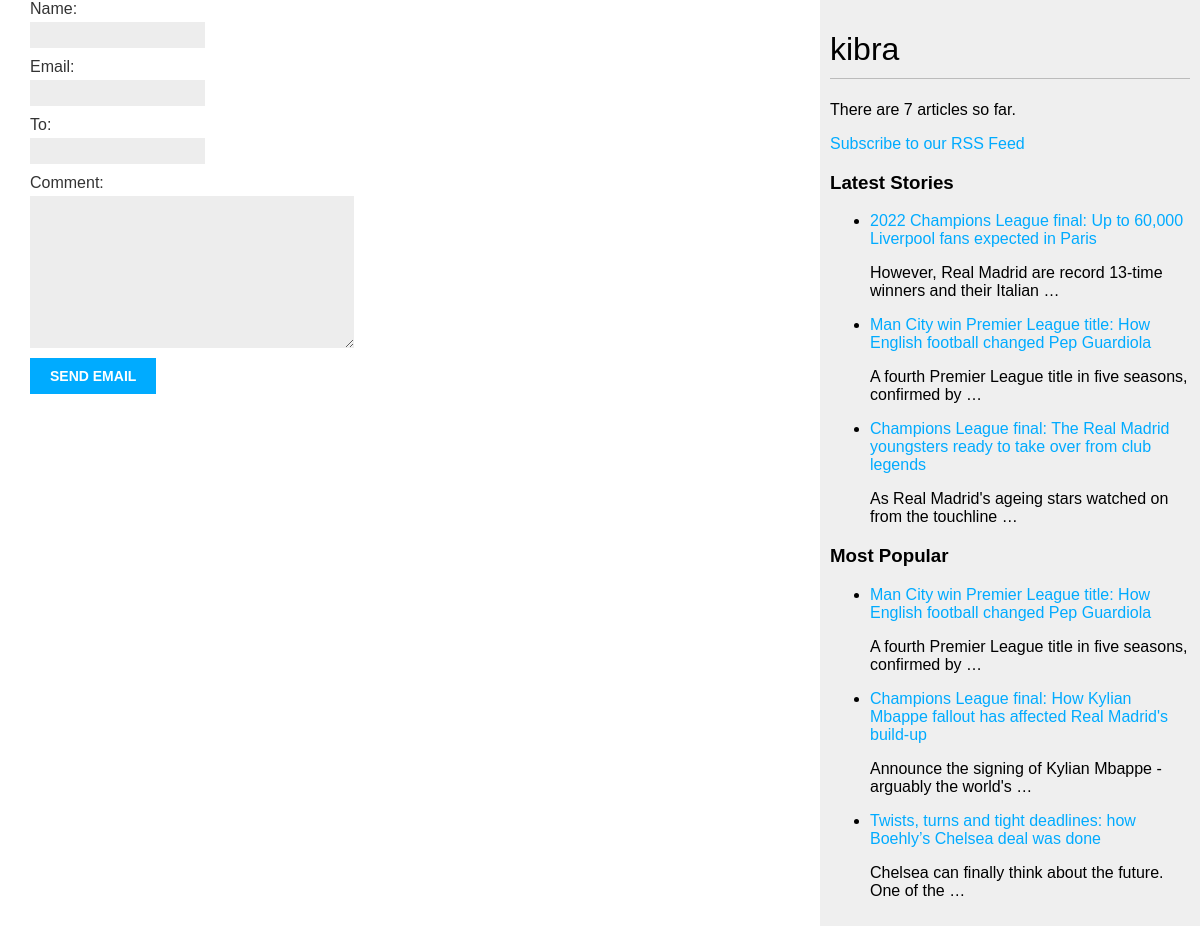
Screenshot of /blog/1/share.html with the database file from the repository.
### blog/models.py (models this page shows, shortened)
class Post(models.Model):
    STATUS_CHOICES = (
        ('draft', 'Draft'),
        ('published', 'Published')
    )
    status = models.CharField(max_length=10, choices=STATUS_CHOICES, default='draft')
    title = models.CharField(max_length=250, blank=True, null=True)
    slug = models.SlugField(max_length=250, unique_for_date='publish')
    body = models.TextField()
    publish = models.DateTimeField(default=timezone.now)
    created = models.DateTimeField(auto_now_add=True)
    updated = models.DateTimeField(auto_now=True)
    author = models.ForeignKey(User, on_delete=models.CASCADE, related_name='blog_posts')
    tags = TaggableManager()
    class Meta:
        ordering = ('-publish',)
    objects = models.Manager()
    published = PublishedManager()
    def get_absolute_url(self):
        return reverse('blog:post_detail', args=[self.publish.year, self.publish.month, self.publish.day,self.slug])

### blog/views.py (the view)
# urls.py: path('<int:post_id>/share.html', views.post_share, name='post_share'),
def post_share(request, post_id):
    post = get_object_or_404(Post, id=post_id, status='published')
    sent = False
    if request.method ==  'POST':
        form = EmailPostForm(request.POST)
        sent = False
        if form.is_valid():
            cd = form.cleaned_data
            post_url = request.build_absolute_uri(post.get_absolute_url())
            subject = f'{cd["name"]} recommends you read ' \
                      f'{post.title}'
            message = f'Read {post.title} at {post_url} \n\n' \
                      f'{cd["name"]}\'s comments: {cd["comment"]}'
            send_mail(subject, message, 'kai.moses17@gmail.com', [cd["to"]])
            sent = True
    else:
        form = EmailPostForm()
    context = {'post':post, 'form':form,'sent':sent}
    return render(request, 'blog/post/share.html', context)

### blog/forms.py
class EmailPostForm(forms.Form):
    name = forms.CharField(max_length=200)
    email = forms.EmailField()
    to = forms.EmailField()
    comment = forms.CharField(required=False, widget=forms.Textarea)

### blog/models.py (called while the page is built)
    def get_queryset(self):
        return super(PublishedManager,
                     self).get_queryset()\
                          .filter(status='published')

### blog/templatetags/blog_tags.py (called while the page is built)
@register.simple_tag(name='total_articles')
def total_posts():
    return Post.published.count()

@register.inclusion_tag('blog/post/latest_posts.html')
def show_latest_posts(count=5):
    latest_posts = Post.published.order_by('-publish')[:count]
    return {'latest_posts':latest_posts}

@register.simple_tag()
def get_most_commented_posts(count=5):
    return Post.published.annotate(
        total_comments = Count('comments')
    ).order_by('-total_comments')[:count]

### blog/templates/blog/post/share.html (shortened to what this page needs)
{% extends 'blog/base.html' %} {%block title %} post.title {% endblock %}
{%block content %} {% if sent %}
<h1>Email was sent successfully</h1>
<p>
  <span style="color: green"> {{post.title}}</span>:&mdash; was successfully
  sent to {{form.cleaned_data.to}}
</p>
<p />
{% else %}
<form method="POST">
  {% comment %} {{form.as_P}} {% endcomment %} {% for field in form %}
  <div>{{field.errors}} {{field.label_tag}} {{field}}</div>
  {% endfor %} {% csrf_token %}
  <input type="submit" value="send email" />
</form>
{% endif %} {% endblock %}

### blog/templates/blog/base.html (shortened to what this page needs)
{% load blog_tags %} {% load static %}
<!DOCTYPE html>
<html lang="en">
  <head>
    <link rel="stylesheet" href="{% static 'css/blog.css' %}" />
  </head>
  <body>
    <div id="content">{% block content %} {% endblock %}</div>
    <div id="sidebar">
      <h1>kibra</h1>
      <p>There are {% total_articles %} articles so far.</p>
      <p><a href="{% url 'blog:post_feed' %}">Subscribe to our RSS Feed</a></p>
      <h3>Latest Stories</h3>
      {% show_latest_posts 3 %}
      <h3>Most Popular</h3>
      {% get_most_commented_posts 3 as commented_posts %}
      <ul>
        {% for post in commented_posts %}
        <li>
          <a href="{{post.get_absolute_url}}">{{post.title}}</a>
          <p>{{post.body|truncatewords:10|linebreaks}}</p>
        </li>
        {% endfor %}
      </ul>
    </div>
  </body>
</html>

### blog/templates/blog/post/latest_posts.html
<ul>
  {% for post in latest_posts %}
  <li>
    <a href="{{post.get_absolute_url}}"> {{post.title}} </a>
    <p>{{post.body|truncatewords:10|linebreaks}}</p>
  </li>
  {% endfor %}
</ul>

### blog/static/css/blog.css (style rules this page uses)
body { margin: 0; padding: 0; font-family: helvetica, sans-serif; }
a { color: #00abff; text-decoration: none; }
h1 { font-weight: normal; border-bottom: 1px solid #bbb; padding: 0 0 10px 0; }
#content { float: left; width: 60%; padding: 0 0 0 30px; }
#sidebar { float: right; width: 30%; padding: 10px; background: #efefef; height: 100%; }
label { float: left; clear: both; color: #333; margin-bottom: 4px; }
input, textarea { clear: both; float: left; margin: 0 0 10px; background: #ededed; border: 0; padding: 6px 10px; font-size: 12px; }
input[type='submit'] { font-weight: bold; background: #00abff; color: #fff; padding: 10px 20px; font-size: 14px; text-transform: uppercase; cursor: pointer; }

### rows the page displays
Post: title "2022 Champions League final: Up to 60,000 Liverpool fans expected in Paris", body "However, Real Madrid are record 13-time winners and their Italian …"
Post: title "Man City win Premier League title: How English football changed Pep Guardiola", body "A fourth Premier League title in five seasons, confirmed by …"
Post: title "Champions League final: The Real Madrid youngsters ready to take over from club legends", body "As Real Madrid's ageing stars watched on from the touchline …"
Post: title "Champions League final: How Kylian Mbappe fallout has affected Real Madrid's build-up", body "Announce the signing of Kylian Mbappe - arguably the world's …"
Post: title "Twists, turns and tight deadlines: how Boehly’s Chelsea deal was done", body "Chelsea can finally think about the future. One of the …"

### other values shown
{{ field.label_tag }} "Name:" "Email:" "To:" "Comment:"
